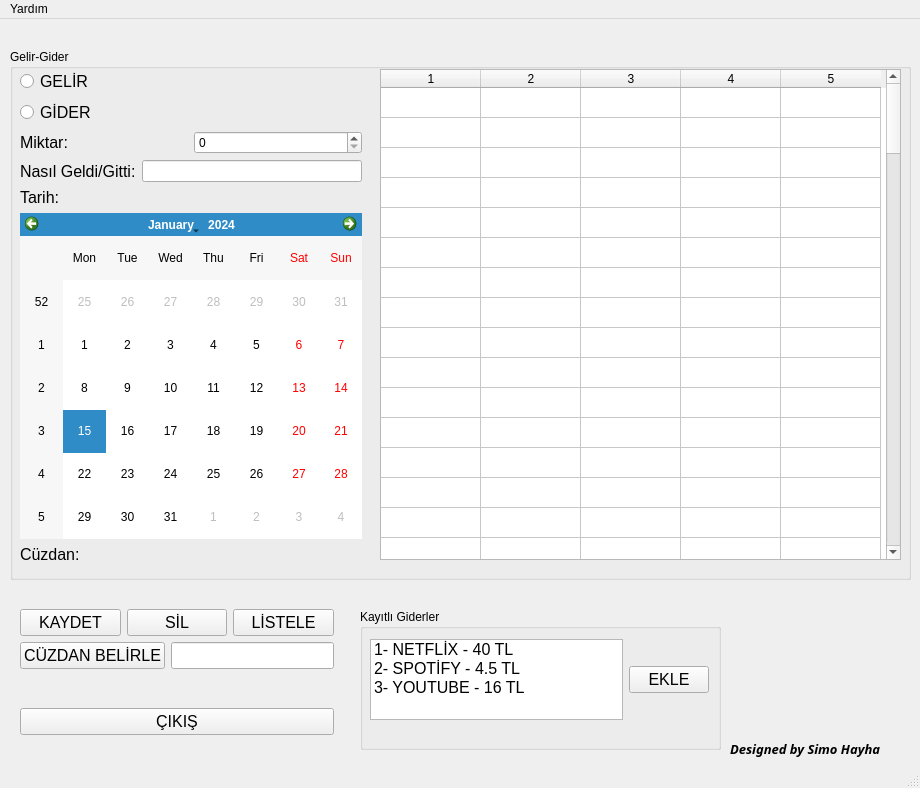
<?xml version="1.0" encoding="UTF-8"?>
<ui version="4.0">
 <class>MainWindow</class>
 <widget class="QMainWindow" name="MainWindow">
  <property name="geometry">
   <rect>
    <x>0</x>
    <y>0</y>
    <width>920</width>
    <height>788</height>
   </rect>
  </property>
  <property name="windowTitle">
   <string>MainWindow</string>
  </property>
  <widget class="QWidget" name="centralwidget">
   <widget class="QGroupBox" name="groupBox">
    <property name="geometry">
     <rect>
      <x>10</x>
      <y>30</y>
      <width>901</width>
      <height>531</height>
     </rect>
    </property>
    <property name="title">
     <string>Gelir-Gider</string>
    </property>
    <widget class="QTableWidget" name="tblVeriler">
     <property name="geometry">
      <rect>
       <x>370</x>
       <y>20</y>
       <width>521</width>
       <height>491</height>
      </rect>
     </property>
     <property name="rowCount">
      <number>100</number>
     </property>
     <property name="columnCount">
      <number>5</number>
     </property>
     <attribute name="verticalHeaderVisible">
      <bool>false</bool>
     </attribute>
     <attribute name="verticalHeaderHighlightSections">
      <bool>true</bool>
     </attribute>
     <row/>
     <row/>
     <row/>
     <row/>
     <row/>
     <row/>
     <row/>
     <row/>
     <row/>
     <row/>
     <row/>
     <row/>
     <row/>
     <row/>
     <row/>
     <row/>
     <row/>
     <row/>
     <row/>
     <row/>
     <row/>
     <row/>
     <row/>
     <row/>
     <row/>
     <row/>
     <row/>
     <row/>
     <row/>
     <row/>
     <row/>
     <row/>
     <row/>
     <row/>
     <row/>
     <row/>
     <row/>
     <row/>
     <row/>
     <row/>
     <row/>
     <row/>
     <row/>
     <row/>
     <row/>
     <row/>
     <row/>
     <row/>
     <row/>
     <row/>
     <row/>
     <row/>
     <row/>
     <row/>
     <row/>
     <row/>
     <row/>
     <row/>
     <row/>
     <row/>
     <row/>
     <row/>
     <row/>
     <row/>
     <row/>
     <row/>
     <row/>
     <row/>
     <row/>
     <row/>
     <row/>
     <row/>
     <row/>
     <row/>
     <row/>
     <row/>
     <row/>
     <row/>
     <row/>
     <row/>
     <row/>
     <row/>
     <row/>
     <row/>
     <row/>
     <row/>
     <row/>
     <row/>
     <row/>
     <row/>
     <row/>
     <row/>
     <row/>
     <row/>
     <row/>
     <row/>
     <row/>
     <row/>
     <row/>
     <row/>
     <column/>
     <column/>
     <column/>
     <column/>
     <column/>
    </widget>
    <widget class="QWidget" name="layoutWidget">
     <property name="geometry">
      <rect>
       <x>10</x>
       <y>20</y>
       <width>342</width>
       <height>495</height>
      </rect>
     </property>
     <layout class="QVBoxLayout" name="verticalLayout_2">
      <item>
       <layout class="QHBoxLayout" name="horizontalLayout"/>
      </item>
      <item>
       <widget class="QRadioButton" name="rdbtnGelir">
        <property name="font">
         <font>
          <pointsize>12</pointsize>
         </font>
        </property>
        <property name="text">
         <string>GELİR</string>
        </property>
       </widget>
      </item>
      <item>
       <widget class="QRadioButton" name="rdbtnGider">
        <property name="font">
         <font>
          <pointsize>12</pointsize>
         </font>
        </property>
        <property name="text">
         <string>GİDER</string>
        </property>
       </widget>
      </item>
      <item>
       <layout class="QHBoxLayout" name="horizontalLayout_2">
        <item>
         <widget class="QLabel" name="label_2">
          <property name="font">
           <font>
            <pointsize>12</pointsize>
           </font>
          </property>
          <property name="text">
           <string>Miktar:</string>
          </property>
         </widget>
        </item>
        <item>
         <widget class="QSpinBox" name="spinMiktar">
          <property name="maximum">
           <number>999999</number>
          </property>
          <property name="value">
           <number>0</number>
          </property>
         </widget>
        </item>
       </layout>
      </item>
      <item>
       <layout class="QHBoxLayout" name="horizontalLayout_3">
        <item>
         <widget class="QLabel" name="label_3">
          <property name="font">
           <font>
            <pointsize>12</pointsize>
           </font>
          </property>
          <property name="text">
           <string>Nasıl Geldi/Gitti:</string>
          </property>
         </widget>
        </item>
        <item>
         <widget class="QLineEdit" name="lneAciklama"/>
        </item>
       </layout>
      </item>
      <item>
       <layout class="QVBoxLayout" name="verticalLayout">
        <item>
         <widget class="QLabel" name="label_4">
          <property name="font">
           <font>
            <pointsize>12</pointsize>
           </font>
          </property>
          <property name="text">
           <string>Tarih:</string>
          </property>
         </widget>
        </item>
        <item>
         <widget class="QCalendarWidget" name="clndrTarih"/>
        </item>
       </layout>
      </item>
      <item>
       <layout class="QHBoxLayout" name="horizontalLayout_4">
        <item>
         <widget class="QLabel" name="label_5">
          <property name="font">
           <font>
            <pointsize>12</pointsize>
           </font>
          </property>
          <property name="text">
           <string>Cüzdan:</string>
          </property>
         </widget>
        </item>
        <item>
         <widget class="QLabel" name="lblCuzdan">
          <property name="font">
           <font>
            <pointsize>12</pointsize>
           </font>
          </property>
          <property name="text">
           <string/>
          </property>
         </widget>
        </item>
       </layout>
      </item>
     </layout>
    </widget>
   </widget>
   <widget class="QGroupBox" name="groupBox_2">
    <property name="geometry">
     <rect>
      <x>360</x>
      <y>590</y>
      <width>361</width>
      <height>141</height>
     </rect>
    </property>
    <property name="title">
     <string>Kayıtlı Giderler</string>
    </property>
    <widget class="QWidget" name="layoutWidget">
     <property name="geometry">
      <rect>
       <x>10</x>
       <y>30</y>
       <width>339</width>
       <height>81</height>
      </rect>
     </property>
     <layout class="QHBoxLayout" name="horizontalLayout_7">
      <item>
       <widget class="QListWidget" name="listwHazirGiderTipi">
        <property name="font">
         <font>
          <pointsize>12</pointsize>
         </font>
        </property>
        <item>
         <property name="text">
          <string>1- NETFLİX - 40 TL</string>
         </property>
        </item>
        <item>
         <property name="text">
          <string>2- SPOTİFY - 4.5 TL</string>
         </property>
        </item>
        <item>
         <property name="text">
          <string>3- YOUTUBE - 16 TL</string>
         </property>
        </item>
       </widget>
      </item>
      <item>
       <widget class="QPushButton" name="btnHazirGiderEkle">
        <property name="font">
         <font>
          <pointsize>12</pointsize>
         </font>
        </property>
        <property name="text">
         <string>EKLE</string>
        </property>
       </widget>
      </item>
     </layout>
    </widget>
   </widget>
   <widget class="QWidget" name="layoutWidget">
    <property name="geometry">
     <rect>
      <x>20</x>
      <y>590</y>
      <width>314</width>
      <height>126</height>
     </rect>
    </property>
    <layout class="QVBoxLayout" name="verticalLayout_4">
     <item>
      <layout class="QVBoxLayout" name="verticalLayout_3">
       <item>
        <layout class="QHBoxLayout" name="horizontalLayout_5">
         <item>
          <widget class="QPushButton" name="btnKaydet">
           <property name="font">
            <font>
             <pointsize>12</pointsize>
            </font>
           </property>
           <property name="text">
            <string>KAYDET</string>
           </property>
          </widget>
         </item>
         <item>
          <widget class="QPushButton" name="btnSil">
           <property name="font">
            <font>
             <pointsize>12</pointsize>
            </font>
           </property>
           <property name="text">
            <string>SİL</string>
           </property>
          </widget>
         </item>
         <item>
          <widget class="QPushButton" name="btnListele">
           <property name="font">
            <font>
             <pointsize>12</pointsize>
            </font>
           </property>
           <property name="text">
            <string>LİSTELE</string>
           </property>
          </widget>
         </item>
        </layout>
       </item>
       <item>
        <layout class="QHBoxLayout" name="horizontalLayout_6">
         <item>
          <widget class="QPushButton" name="btnCuzdanBelirle">
           <property name="font">
            <font>
             <pointsize>12</pointsize>
            </font>
           </property>
           <property name="text">
            <string>CÜZDAN BELİRLE</string>
           </property>
          </widget>
         </item>
         <item>
          <widget class="QLineEdit" name="lneCuzdanMiktari">
           <property name="font">
            <font>
             <pointsize>12</pointsize>
            </font>
           </property>
           <property name="inputMask">
            <string>99999999999999999</string>
           </property>
           <property name="placeholderText">
            <string/>
           </property>
          </widget>
         </item>
        </layout>
       </item>
      </layout>
     </item>
     <item>
      <widget class="QLabel" name="lblUyari">
       <property name="font">
        <font>
         <pointsize>12</pointsize>
        </font>
       </property>
       <property name="text">
        <string/>
       </property>
      </widget>
     </item>
     <item>
      <widget class="QPushButton" name="btnCikis">
       <property name="font">
        <font>
         <pointsize>12</pointsize>
        </font>
       </property>
       <property name="text">
        <string>ÇIKIŞ</string>
       </property>
      </widget>
     </item>
    </layout>
   </widget>
   <widget class="QLabel" name="label">
    <property name="geometry">
     <rect>
      <x>730</x>
      <y>720</y>
      <width>181</width>
      <height>20</height>
     </rect>
    </property>
    <property name="font">
     <font>
      <family>Papyrus</family>
      <pointsize>10</pointsize>
      <weight>75</weight>
      <italic>true</italic>
      <bold>true</bold>
     </font>
    </property>
    <property name="text">
     <string>Designed by Simo Hayha</string>
    </property>
   </widget>
  </widget>
  <widget class="QMenuBar" name="menubar">
   <property name="geometry">
    <rect>
     <x>0</x>
     <y>0</y>
     <width>920</width>
     <height>21</height>
    </rect>
   </property>
   <widget class="QMenu" name="menuYardim">
    <property name="title">
     <string>Yardım</string>
    </property>
    <addaction name="actionHakk_nda"/>
   </widget>
   <addaction name="menuYardim"/>
  </widget>
  <widget class="QStatusBar" name="statusbar"/>
  <action name="actionHakk_nda">
   <property name="text">
    <string>Hakkında</string>
   </property>
  </action>
 </widget>
 <resources/>
 <connections/>
</ui>
